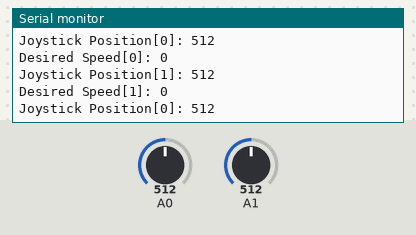
Recording of a sketch running on a simulated Arduino Uno, built with avr-gcc and run on an emulated ATmega328P. Shown: the last lines printed to the serial monitor. The test bench sets the inputs (shaded band); at power-on: A0 = 512, A1 = 512.

Above: at 4.2 s.
4.3 s: A0 set to 491
At 4.8 s:
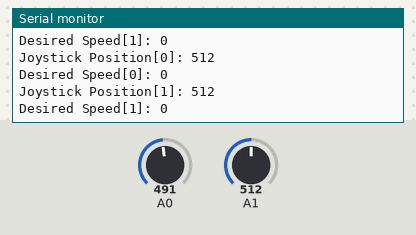
7.3 s: A0 set to 519
At 8.1 s:
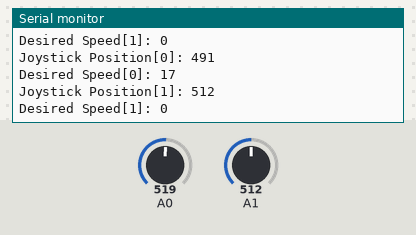
Timing chart, 0 to 10.3 s (numbered marks = the images above; inputs shaded):
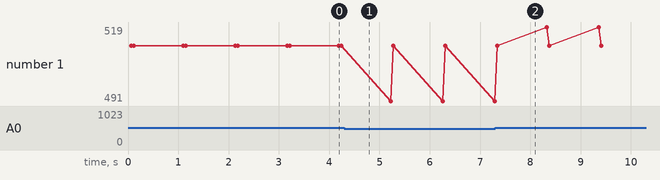

Measured:
- plotted number 1: 512 → 491 after the input at 4.3 s

The sketch:

TestGamePad.ino
```cpp
// For if you want to debug
#define DEBUG
#ifdef DEBUG
// Macro debug(block) exectues block
#define debug(block) block
#else
// Macro debug(block) is a no-op
#define debug(block) (void)0;
#endif

#define LEFT  0
#define RIGHT 1

// Gamepad constants
const unsigned int GAMEPAD_PIN[2] = { 0, 1 }; // analog pins for the gamepad
static unsigned long JOYSTICK_ZERO[2];
#define JOYSTICK_MAX 0
#define JOYSTICK_THRESHOLD 5
static unsigned long MAX_SPEED = 436;

void setup() {
  // put your setup code here, to run once:
  debug({ Serial.begin(9600); });

  initializeGamePad();
}

void initializeGamePad() {
  // Initialize the 0-point for the joystick, this means don't press it at start up, dummy
  for (int side = LEFT; side <= RIGHT; side++) {
    JOYSTICK_ZERO[side] = getJoystickPosition(side);
    long speed = JOYSTICK_MAX - JOYSTICK_ZERO[side];
    if (speed < MAX_SPEED) {
      MAX_SPEED = speed;
    }
    debug({ Serial.print("JOYSTICK_ZERO["); Serial.print(side); Serial.print("]: "); Serial.println(JOYSTICK_ZERO[side]); });
  }
  debug({ Serial.print("MAX_SPEED: "); Serial.println(MAX_SPEED); });
}

long getJoystickPosition(int side) {
  long joystick_position = analogRead(GAMEPAD_PIN[side]);
  return joystick_position;
}

void loop() {
  for (int side = LEFT; side <= RIGHT; side++) {
    long pos = getJoystickPosition(side);
    debug({ Serial.print("Joystick Position["); Serial.print(side); Serial.print("]: "); Serial.println(pos); });
    long desired_speed = getDesiredSpeed(side);
    debug({ Serial.print("Desired Speed["); Serial.print(side); Serial.print("]: "); Serial.println(desired_speed); });
  }
  delay(1000);
}

// Get the desired speed
long getDesiredSpeed(int side) {
  long stick_value = getJoystickPosition(side);
  if (stick_value >= (JOYSTICK_ZERO[side] + 2 * JOYSTICK_THRESHOLD)) {
    // Brake
    return -1;
  }
  else if (stick_value <= (JOYSTICK_ZERO[side] - JOYSTICK_THRESHOLD)) {
    return map(stick_value, JOYSTICK_ZERO[side], JOYSTICK_MAX, 0, MAX_SPEED);
  }
  else {
    return 0;
  }
}
```
